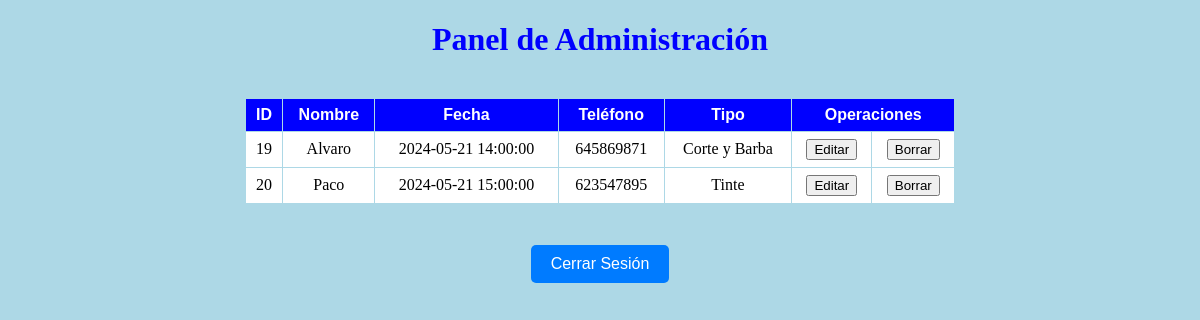
Screenshot of /admin.php (signed in) with the database file from the repository.
### tables this page shows
CREATE TABLE citas (
  num_cita int(10) unsigned NOT NULL auto_increment,
  fecha DATETIME NOT NULL DEFAULT '1970-01-01' ,
  nombre varchar(50) NOT NULL DEFAULT '' ,
  num_usuario int(10) unsigned NOT NULL DEFAULT '0' ,
  telefono int(10) unsigned NOT NULL DEFAULT '0' ,
  tipo varchar(50) NOT NULL DEFAULT '',
  PRIMARY KEY (num_cita),
  UNIQUE num_cita (num_cita),
  CONSTRAINT fk_num_usuario_cita FOREIGN KEY (num_usuario) REFERENCES usuarios(num_usuario)
);

### funciones.php (called while the page is built, shortened)
<?php
$id_conexion=-1;
   function ejecuta_SQL($sql)
   {
      global $id_conexion;
		$resultado=$id_conexion->query($sql);
		return $resultado;
	}
?>

### admin.php (the view, shortened to what this page needs)
<?php
include 'funciones.php';
?>
<!DOCTYPE html>
<html lang="en">
<head>
</head>
<body>
    <center>
    <h1>Panel de Administración</h1>
    <?php
        $consulta="SELECT * FROM citas";
        $resultado=ejecuta_SQL($consulta);
        $matriz = $resultado->fetchAll();
        echo "<br><TABLE BORDER='0' cellspacing='1' cellpadding='1' width='60%' align='center'>
            <TR><th bgcolor='blue'><FONT color='white' face='arial, helvetica'>ID</FONT></th>
                <th bgcolor='blue'><FONT color='white' face='arial, helvetica'>Nombre</FONT></th>
                <th bgcolor='blue'><FONT color='white' face='arial, helvetica'>Fecha</FONT></th>
                <th bgcolor='blue'><FONT color='white' face='arial, helvetica'>Teléfono</FONT></th>
                <th bgcolor='blue'><FONT color='white' face='arial, helvetica'>Tipo</FONT></th>
                <th bgcolor='blue'colspan='2'><FONT color='white' face='arial, helvetica'>Operaciones</FONT></th>
            </TR>";
            foreach ($matriz as $myrow) {
                list($num_cita, $fecha, $nombre, $num_usuario, $telefono, $tipo)=$myrow;
                echo "<TR>
                <TD bgcolor='white' align='center'>$num_cita</TD>
                    <TD bgcolor='white' align='center'>$nombre</TD>
                    <TD bgcolor='white' align='center'>$fecha</TD>
                    <TD bgcolor='white' align='center'>$telefono</TD>
                    <TD bgcolor='white' align='center'>$tipo</TD>
                    <TD bgcolor='white' align='center'>
                        <form style='display:inline;' method='POST' action='adminedit.php'>
                            <input type='hidden' name='num_cita' value='$num_cita'>
                            <input type='submit' value='Editar'>
                        </form>
                    </TD>
                    <TD bgcolor='white' align='center'>
                        <form style='display:inline;' method='POST' action='admin.php'>
                            <input type='hidden' name='num_cita' value='$num_cita'>
                            <input type='submit' name='borrar' value='Borrar' onclick=\"return confirm('¿Estás seguro de que deseas borrar esta cita?');\">
                        </form>
                    </TD>
                </TR>";
            }
            echo "</table><br><br>";
            echo '<form action="login.php" method="post">
            <input id="logout" type="submit" name="logout" value="Cerrar Sesión" class="boton">
            </form>';
    ?>
    </center>
</body>
</html>

### admin.php (style rules this page uses)
body { background-color: #ADD8E6; }
h1 { color: blue; }
th, td { font-size:100%; padding: 7px; }
.boton { padding: 10px 20px; margin: 5px; background-color: #007bff; color: #fff; border: none; border-radius: 5px; cursor: pointer; font-size:100%; }

### rows the page displays
citas: num_cita "19", nombre "Alvaro", fecha "2024-05-21 14:00:00", telefono "645869871", tipo "Corte y Barba"
citas: num_cita "20", nombre "Paco", fecha "2024-05-21 15:00:00", telefono "623547895", tipo "Tinte"
